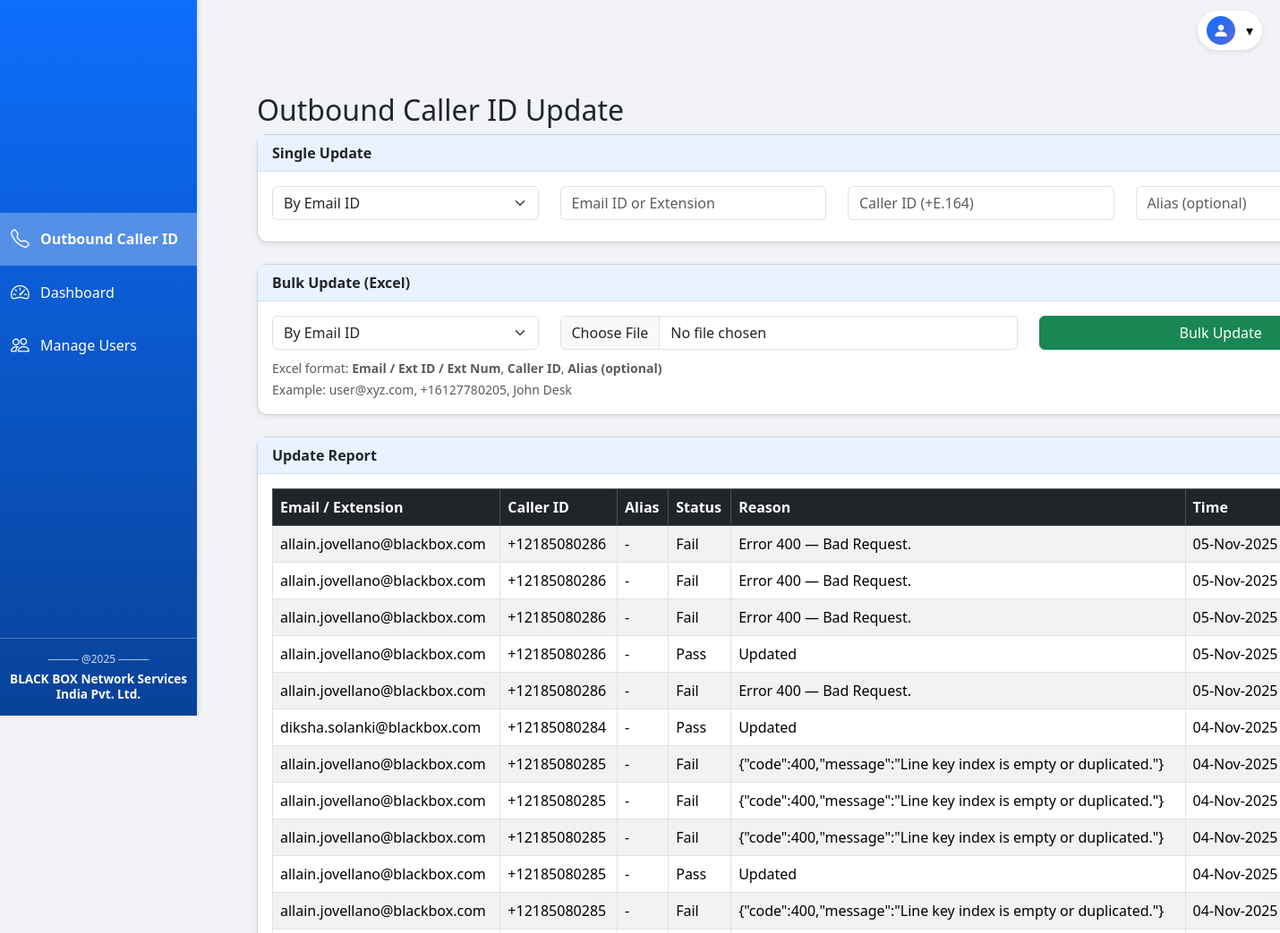
Page /index (signed in, upper part) on the earlier database version.
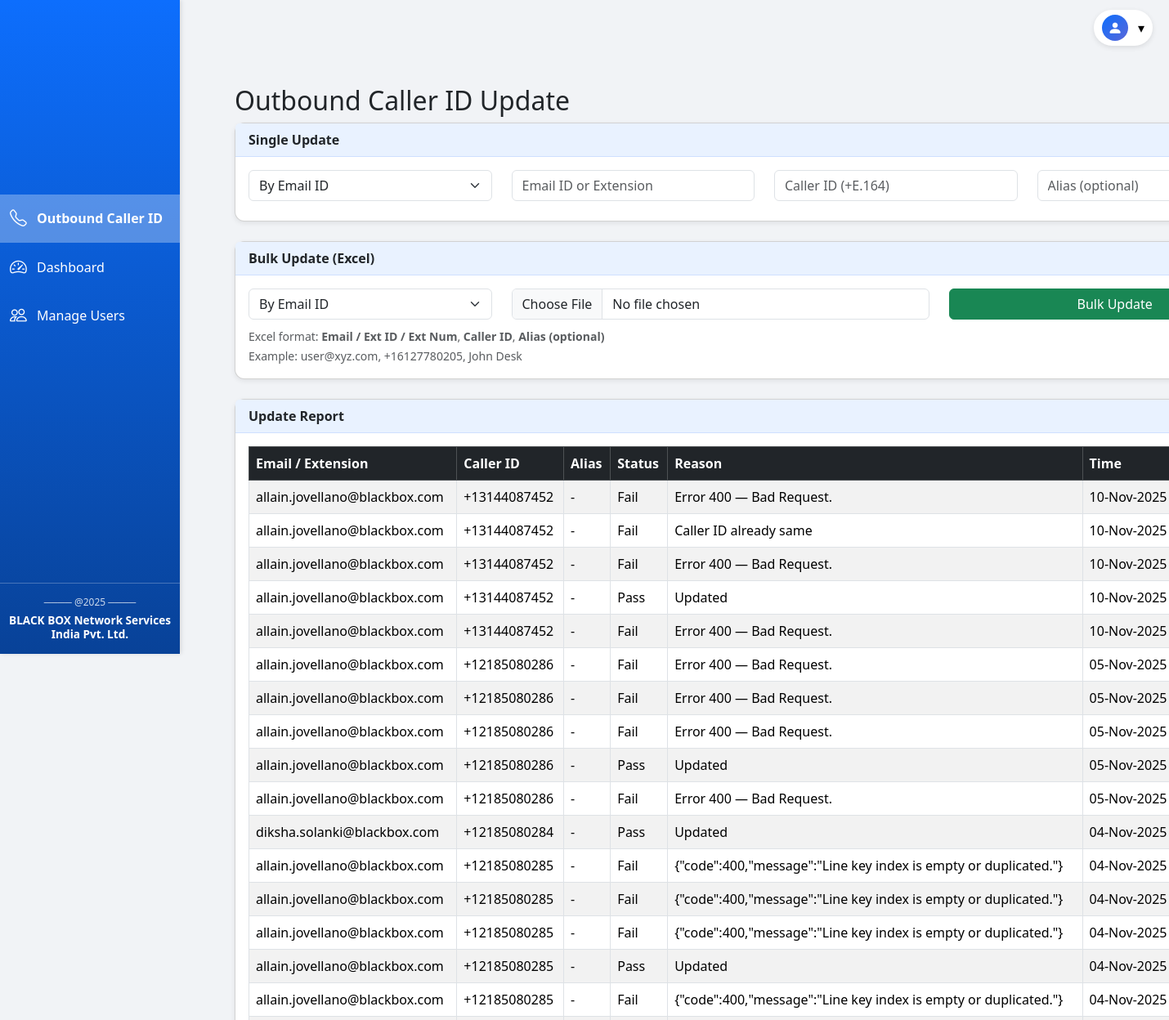
Same page on the later database version.
### tables this page shows
CREATE TABLE update_logs (
                        id INTEGER PRIMARY KEY AUTOINCREMENT,
                        email TEXT,
                        caller_id TEXT,
                        success INTEGER,
                        reason TEXT,
                        type TEXT,
                        timestamp DATETIME DEFAULT CURRENT_TIMESTAMP
                    , identifier TEXT, alias TEXT);

### app.py (the view)
@app.route("/index")
@login_required()
def index():
    conn = get_db_connection()
    cutoff = (datetime.utcnow() - timedelta(days=30)).isoformat()
    rows = conn.execute("SELECT identifier, caller_id, success, reason, type, timestamp FROM update_logs WHERE timestamp >= ? ORDER BY id DESC", (cutoff,)).fetchall()
    conn.close()
    report = []
    for r in rows:
        report.append({
            "email": r["identifier"],
            "caller_id": r["caller_id"],
            "success": bool(r["success"]),
            "reason": r["reason"],
            "type": r["type"],
            "time": datetime.fromisoformat(r["timestamp"]).strftime("%d-%b-%Y %H:%M:%S")
        })
    return render_template("index.html", report=report)

### app.py (called while the page is built)
def get_db_connection():
    conn = sqlite3.connect(DB_PATH)
    conn.row_factory = sqlite3.Row
    return conn

def login_required(role=None):
    def wrapper(fn):
        @wraps(fn)
        def decorated(*args, **kwargs):
            if "email" not in session:
                app.logger.warning("Unauthorized access attempt to protected route.")
                return redirect(url_for("login"))
            if role and session.get("role") != role:
                app.logger.warning(f"Access denied for user {session.get('email')} - insufficient role.")
                flash("Access denied", "danger")
                return redirect(url_for("login"))
            return fn(*args, **kwargs)
        return decorated
    return wrapper

@app.teardown_appcontext
def on_exit(exception):
    try:
        from utils.task_queue import shutdown_queue
        shutdown_queue()
    except Exception as e:
        app.logger.error(f"Error shutting down task queue: {e}")

### utils/task_queue.py (called while the page is built)
def shutdown_queue():
    logger.info("[Queue] Shutting down worker thread...")
    task_queue.put(None)

### templates/index.html (shortened to what this page needs)
{% extends "base.html" %}
{% block content %}
<div class="container mt-4">
  <h2>Outbound Caller ID Update</h2>
  <div class="card mb-4">
    <div class="card-header">Single Update</div>
    <div class="card-body">
      <form id="singleUpdateForm">
        <div class="row align-items-end">
          <div class="col-md-3 mb-2">
            <select class="form-select" name="update_type" id="singleUpdateType">
              <option value="email" selected>By Email ID</option>
            </select>
          </div>
          <div class="col-md-3 mb-2">
            <input type="text" class="form-control" name="identifier" id="singleIdentifier"
              placeholder="Email ID or Extension" required>
          </div>
          <div class="col-md-3 mb-2">
            <input type="text" class="form-control" name="caller_id" id="caller_id"
              placeholder="Caller ID (+E.164)" required>
          </div>
          <div class="col-md-2 mb-2">
            <input type="text" class="form-control" name="alias" id="alias"
              placeholder="Alias (optional)">
          </div>
          <div class="col-md-1 mb-2">
            <button type="submit" id="singleUpdateBtn" class="btn btn-primary w-100">Update</button>
          </div>
        </div>
      </form>
    </div>
  </div>
  <div class="card mb-4">
    <div class="card-header">Bulk Update (Excel)</div>
    <div class="card-body">
      <form id="bulkUpdateForm" enctype="multipart/form-data">
        <div class="row align-items-end">
          <div class="col-md-3 mb-2">
            <select class="form-select" name="update_type" id="bulkUpdateType">
              <option value="email" selected>By Email ID</option>
            </select>
          </div>
          <div class="col-md-5 mb-2">
            <input type="file" class="form-control" name="excel_file" accept=".xlsx" required>
          </div>
          <div class="col-md-4 mb-2">
            <button type="submit" id="bulkUpdateBtn" class="btn btn-success w-100">Bulk Update</button>
          </div>
        </div>
        <small class="text-muted">
          Excel format: <b>Email / Ext ID / Ext Num</b>, <b>Caller ID</b>, <b>Alias (optional)</b><br>
          Example: user@xyz.com,&nbsp;+16127780205,&nbsp;John Desk
        </small>
      </form>
    </div>
  </div>
  <div class="card">
    <div class="card-header">Update Report</div>
    <div class="card-body table-responsive">
      <table class="table table-bordered table-striped" id="reportTable">
        <thead class="table-dark">
          <tr>
            <th>Email / Extension</th>
            <th>Caller ID</th>
            <th>Alias</th>
            <th>Status</th>
            <th>Reason</th>
            <th>Time</th>
            <th>Type</th>
          </tr>
        </thead>
        <tbody>
          {% for u in report %}
          <tr>
            <td>{{ u.email or u.extension_id }}</td>
            <td>{{ u.caller_id }}</td>
            <td>{{ u.alias or '-' }}</td>
            <td>{{ 'Pass' if u.success else 'Fail' }}</td>
            <td>{{ u.reason }}</td>
            <td>{{ u.time }}</td>
            <td>{{ u.type }}</td>
          </tr>
          {% endfor %}
        </tbody>
      </table>
    </div>
  </div>
</div>
{% endblock %}

Differences in the rows shown:
added update_logs: identifier "allain.jovellano@blackbox.com", caller_id "+13144087452", success "Fail", reason "Error 400 — Bad Request.", time "10-Nov-2025 21:06:11", type "S"
added update_logs: identifier "allain.jovellano@blackbox.com", caller_id "+13144087452", success "Fail", reason "Caller ID already same", time "10-Nov-2025 21:06:09", type "S"
added update_logs: identifier "allain.jovellano@blackbox.com", caller_id "+13144087452", success "Fail", reason "Error 400 — Bad Request.", time "10-Nov-2025 21:06:09", type "S"
added update_logs: identifier "allain.jovellano@blackbox.com", caller_id "+13144087452", success "Pass", reason "Updated", time "10-Nov-2025 21:06:07", type "S"
added update_logs: identifier "allain.jovellano@blackbox.com", caller_id "+13144087452", success "Fail", reason "Error 400 — Bad Request.", time "10-Nov-2025 21:06:04", type "S"
